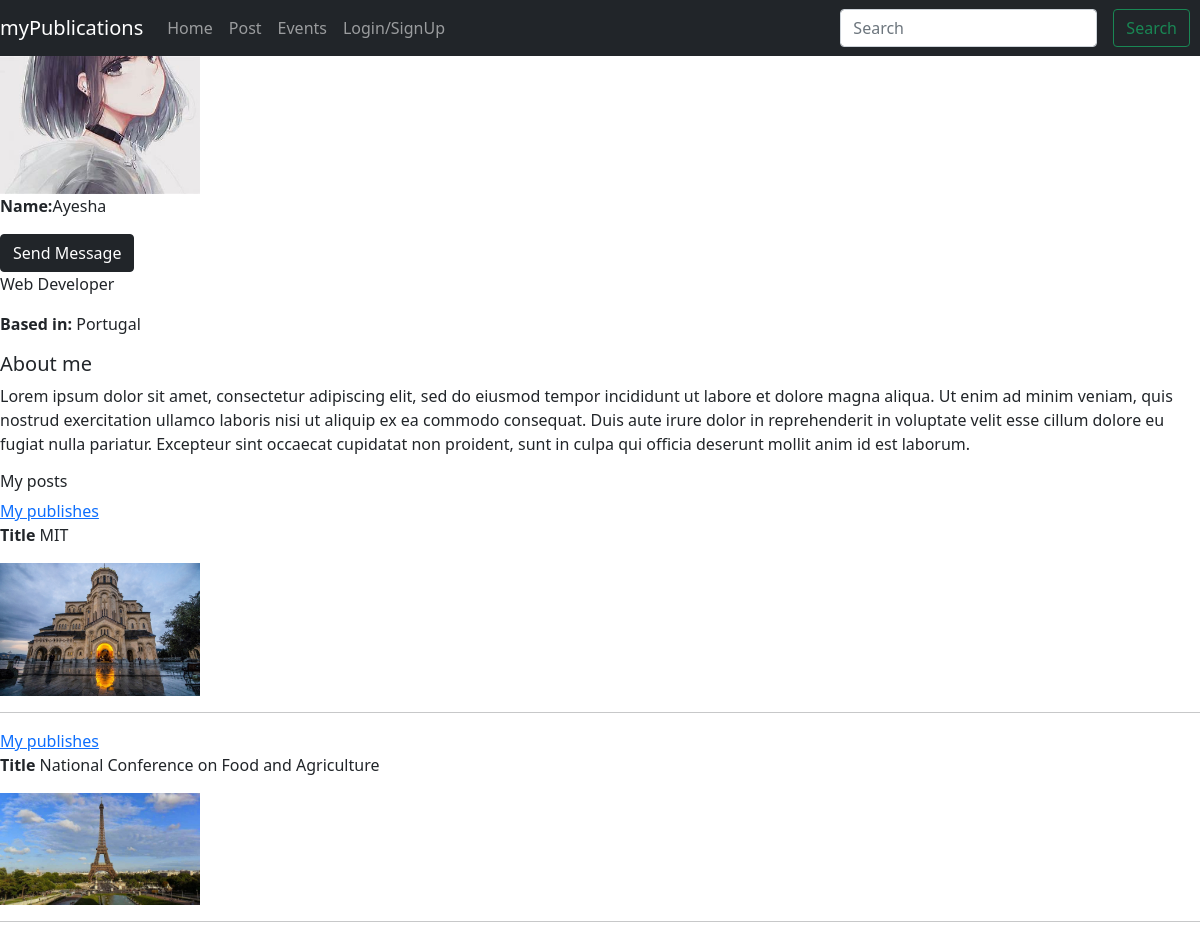
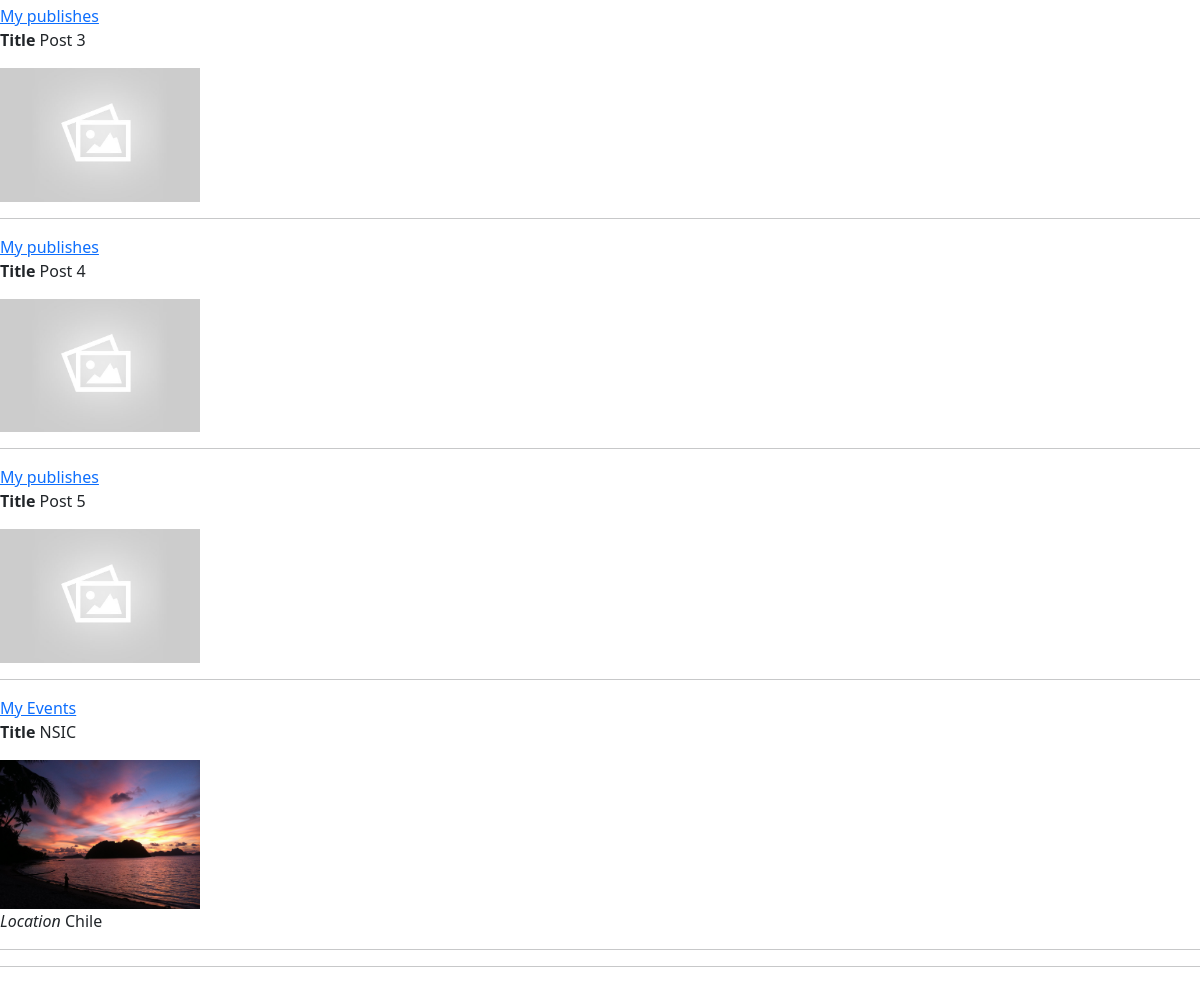
The app's page /users/profile/abbb6997-d0f6-4a91-9085-53a52c44edcd/ with its own data (2 pictures, top to bottom).
### users/models.py (models this page shows, shortened)
class Profile(models.Model):
    roles = (
        ('HOD', 'HOD'),
        ('Other', 'Other')
    )
    gender = (
        ('M', 'Male'),
        ('F', 'Female')
    )
    user = models.OneToOneField(User, on_delete=models.CASCADE, null=True, blank=True)
    name = models.CharField(max_length=200, blank=True, null=True)
    role = models.CharField(max_length=10, choices=roles)
    username = models.CharField(max_length=200, null=True, blank=True)
    email = models.EmailField(max_length=500, blank=True, null=True)
    short_intro = models.CharField(max_length=200, null=True, blank=True)
    location = models.CharField(max_length=60, null=True, blank=True)
    bio = models.TextField(blank=True, null=True)
    profile_image = models.ImageField(null=True, blank=True, upload_to='profiles/', default='user-default.png')
    FacultyId = models.CharField(max_length=10)
    gender = models.CharField(max_length=10, choices=gender)
    departmentName = models.CharField(max_length=20)
    FacultyPhone = models.CharField(max_length=10)
    created = models.DateTimeField(auto_now_add=True)
    id = models.UUIDField(default=uuid.uuid4, unique=True, primary_key=True, editable=False)

### projects/models.py (models this page shows, shortened)
class Submissions(models.Model):
    owner = models.ForeignKey(Profile, null=True, blank=True, on_delete=models.SET_NULL)
    title = models.CharField(max_length=200)
    description = models.TextField(null=True, blank=True)
    featured_image = models.ImageField(null=True, blank=True, default='default.jpg')
    vote_total = models.IntegerField(default=0, null=True, blank=True)
    tags = models.ManyToManyField('Tag', blank=True)
    created = models.DateTimeField(auto_now_add=True)
    id = models.UUIDField(default=uuid.uuid4, unique=True, primary_key=True, editable=False)
    class Meta:
        ordering = ['-vote_total', 'title']

class Events(models.Model):
    owner = models.ForeignKey(Profile, null=True, blank=True, on_delete=models.SET_NULL)
    title = models.CharField(max_length=200)
    description = models.TextField(null=True, blank=True)
    featured_image = models.ImageField(null=True, blank=True, default='default.jpg')
    vote_total = models.IntegerField(default=0, null=True, blank=True)
    tags = models.ManyToManyField('Tag', blank=True)
    location = models.CharField(max_length=200, blank=True, null=True)
    created = models.DateTimeField(auto_now_add=True)
    id = models.UUIDField(default=uuid.uuid4, unique=True, primary_key=True, editable=False)

### users/views.py (the view)
# urls.py: path('profile/<str:pk>/', views.userProfile, name='user-profile'),
def userProfile(request, pk):
    profile = Profile.objects.get(id=pk)
    context = {'profile': profile}
    return render(request, 'users/user-profile.html', context)

### users/templates/users/user-profile.html
{% extends 'main.html' %}
{% block content %}
    <img src="{{profile.profile_image.url}}" style="max-width: 200px;" alt="">
    <p><b>Name:</b>{{profile.name}}</p>
    <a class="btn btn-dark" href="{% url 'create-message' profile.id %}">Send Message</a>
    <p>{{profile.short_intro}}</p>
    {% if profile.location %}
    <p><b>Based in: </b>{{profile.location}}</p>
    {% endif %}
    <h5>About me</h5>
    <p>{{profile.bio}}</p>
    <h6>My posts</h6>
    {% for submission in profile.submissions_set.all %}
        <a href="{% url 'submission' submission.id %}">My publishes</a>
        <p><b>Title </b>{{submission.title}}</p>
        <img src="{{submission.featured_image.url}}" style="max-width: 200px;" alt="">
        <hr>
    {% endfor %}
    {% for event in profile.events_set.all %}
        <a href="{% url 'event'  event.id%}">My Events</a>
        <p><b>Title </b>{{event.title}}</p>
        <img src="{{event.featured_image.url}}" style="max-width: 200px;" alt="">
        <p><i>Location </i>{{event.location}}</p>
        <hr>
    {% endfor %}
    <hr>
{% endblock content %}

### records on screen
Profile: profile_image (picture), name "Ayesha", short_intro "Web Developer", location "Portugal", bio "Lorem ipsum dolor sit amet, consectetur adipiscing elit, sed do eiusmod tempor incididunt ut labore et dolore magna aliqua. Ut enim ad minim veniam, quis nostrud exercitation ullamco laboris nisi ut aliquip ex ea commodo consequat. Duis aute irure dolor in reprehenderit in voluptate velit esse cillum dolore eu fugiat nulla pariatur. Excepteur sint occaecat cupidatat non proident, sunt in culpa qui officia deserunt mollit anim id est laborum."
Submissions: title "MIT", featured_image (picture)
Submissions: title "National Conference on Food and Agriculture", featured_image (picture)
Submissions: title "Post 3", featured_image (placeholder picture)
Submissions: title "Post 4", featured_image (placeholder picture)
Submissions: title "Post 5", featured_image (placeholder picture)
Events: title "NSIC", featured_image (picture), location "Chile"
